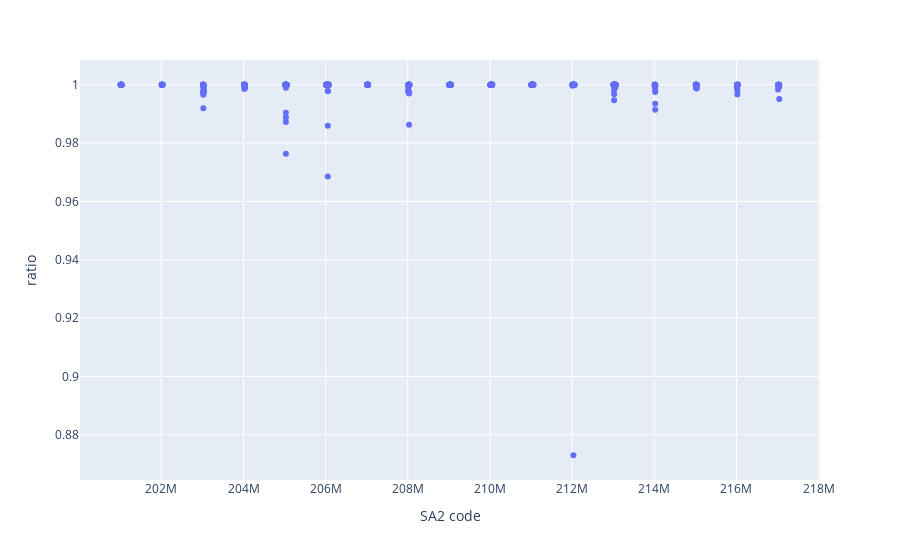

Write notebook code for a chart like this one.
### Code cell
# Calculation of intersection area population
# is based on its percentage on SA2 area.

filepath = Path('../data/curated/subpopu.csv')
resultdf = SA2_to_suburb('../data/curated/predictpopu.csv',
                         inter2021, 'SA2area', 'SA2 code')
resultdf.to_csv(filepath, index=False)

### Figure 1 — Plotly figure (JSON) as saved in the notebook; plotly's stock layout.template omitted (floating-point values rounded to 4 significant figures; data arrays with more than 128 entries replaced by an {"elided": "..."} marker saying what was removed)
{"data": [{"hovertemplate": "SA2 code=%{x}<br>ratio=%{y}<extra></extra>", "legendgroup": "", "marker": {"color": "#636efa", "symbol": "circle"}, "mode": "markers", "name": "", "orientation": "v", "showlegend": false, "type": "scatter", "x": {"elided": "522 int values"}, "xaxis": "x", "y": {"elided": "522 float values"}, "yaxis": "y"}], "layout": {"legend": {"tracegroupgap": 0}, "margin": {"t": 60}, "xaxis": {"anchor": "y", "domain": [0, 1], "title": {"text": "SA2 code"}}, "yaxis": {"anchor": "x", "domain": [0, 1], "title": {"text": "ratio"}}}}
